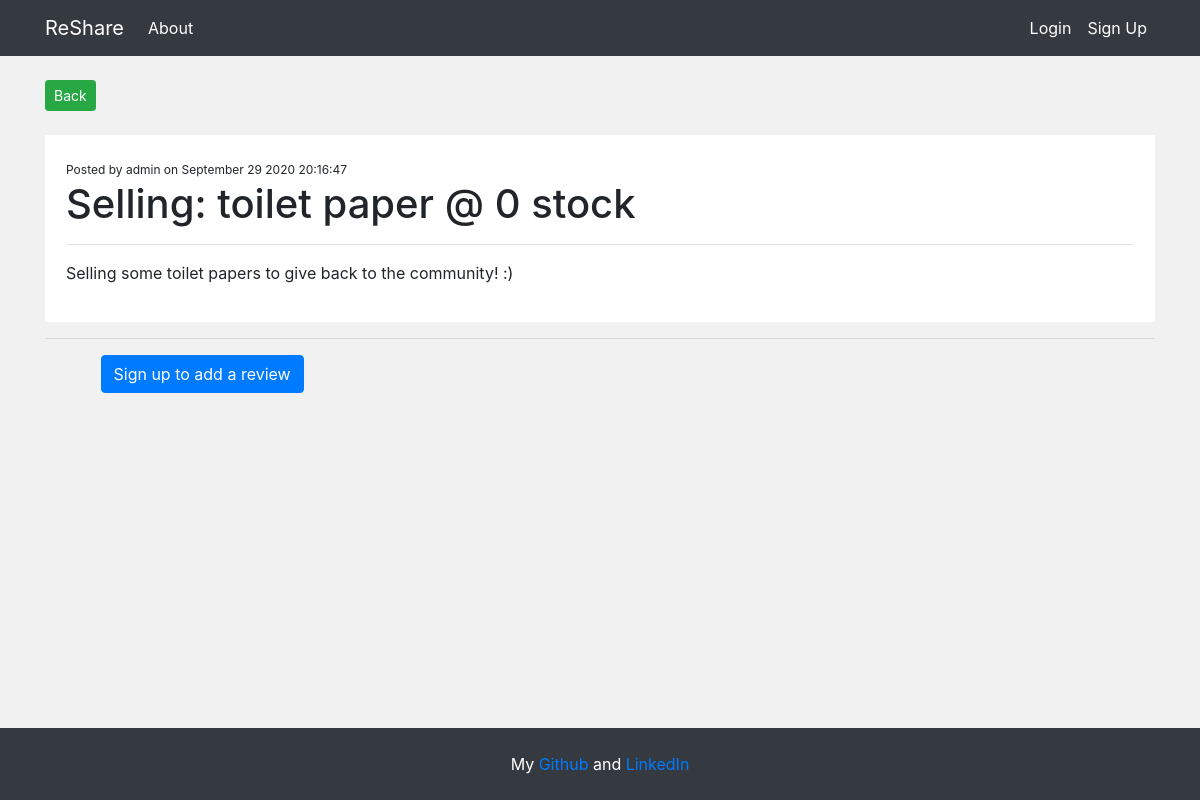
/post/1, run on the app's committed database.
### app/models.py (models this page shows, shortened)
class PostData(db.Model):
    id = db.Column(db.Integer, primary_key=True)
    item = db.Column(db.String(20), nullable=False) # TODO
    stock = db.Column(db.Integer, nullable=False)
    content = db.Column(db.Text, nullable=False)
    author = db.Column(db.String(20), nullable=False, default='Unknown')
    date = db.Column(db.DateTime, nullable=False, default=datetime.now)
    likes = db.Column(db.Integer, nullable=False, default=0)
    dislikes = db.Column(db.Integer, nullable=False, default=0)

### app/routes.py (the view)
@app.route('/post/<int:id>', methods=['GET', 'POST'])
def display_post(id):
    post = PostData.query.get_or_404(id)
    form = CreateComment()
    if form.validate_on_submit():
        new_comment = CommentData(post_id = id, content = form.content.data, author = current_user.username)
        db.session.add(new_comment)
        db.session.commit()
        return redirect(url_for('display_post', id=id))
    else:
        comments = CommentData.query.filter_by(post_id=id).order_by(CommentData.date).all()
        return render_template('display_post.html', post=post, comments=comments, form=form)

### app/templates/display_post.html (shortened to what this page needs)
{% extends 'base.html' %}  {% block body %}
<a class="btn btn-success btn-sm" href="#" onclick="history.go(-1)">Back</a>
<br />
<br />
<div class="post-container">
  <small>Posted by {{post.author}} on </small>
  <small class="publish-date">{{post.date}}</small>
  <h1>Selling: {{post.item}} @ {{post.stock}} stock</h1>
  <hr />
  <p style="white-space: pre-wrap">{{post.content}}</p>
</div>
<hr />
<div id="comment_section">
   {%if current_user.is_authenticated%}
  <form method="POST" action="{{url_for('display_post', id=post.id)}}">
    {{form.hidden_tag()}}
    <div class="form-group">
      {{form.content(class="form-control", rows="4")}}
    </div>
    <div class="form-group">
      {{form.submit(class="btn btn-success btn-sm float-right")}}
    </div>
    <br />
  </form>
  {%else%}
  <a href="{{url_for('register')}}" class="btn btn-primary">
    Sign up to add a review
  </a>
  {%endif%}
</div>
{% endblock %}

### app/static/main.css (style rules this page uses)
small { font-size: 12px; }
#comment_section { margin-left: 5%; }
.post-container { padding: 20px; border: 1px solid white; background-color: white; }

### data on the page
PostData: author "admin", item "toilet paper", stock "0", content "Selling some toilet papers to give back to the community! :)"
